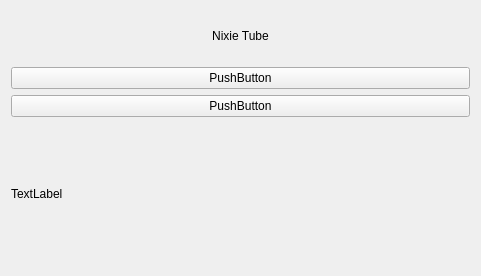
<?xml version="1.0" encoding="UTF-8"?>
<ui version="4.0">
 <class>Form</class>
 <widget class="QWidget" name="Form">
  <property name="geometry">
   <rect>
    <x>0</x>
    <y>0</y>
    <width>481</width>
    <height>276</height>
   </rect>
  </property>
  <property name="windowTitle">
   <string>Form</string>
  </property>
  <layout class="QVBoxLayout" name="verticalLayout">
   <item>
    <widget class="QLabel" name="label">
     <property name="maximumSize">
      <size>
       <width>16777215</width>
       <height>50</height>
      </size>
     </property>
     <property name="styleSheet">
      <string notr="true">font: 20pt &quot;Segoe UI&quot;;</string>
     </property>
     <property name="text">
      <string>Nixie Tube</string>
     </property>
     <property name="alignment">
      <set>Qt::AlignCenter</set>
     </property>
    </widget>
   </item>
   <item>
    <widget class="QPushButton" name="pushButton">
     <property name="text">
      <string>PushButton</string>
     </property>
    </widget>
   </item>
   <item>
    <widget class="QPushButton" name="pushButton_2">
     <property name="text">
      <string>PushButton</string>
     </property>
    </widget>
   </item>
   <item>
    <layout class="QHBoxLayout" name="horizontalLayout"/>
   </item>
   <item>
    <widget class="QLabel" name="label_2">
     <property name="text">
      <string>TextLabel</string>
     </property>
    </widget>
   </item>
  </layout>
 </widget>
 <resources/>
 <connections/>
</ui>
